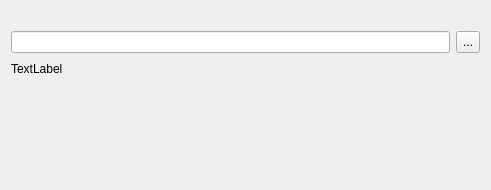
<?xml version="1.0" encoding="UTF-8"?>
<ui version="4.0">
 <class>TargetWidget</class>
 <widget class="QWidget" name="TargetWidget">
  <property name="geometry">
   <rect>
    <x>0</x>
    <y>0</y>
    <width>491</width>
    <height>190</height>
   </rect>
  </property>
  <property name="sizePolicy">
   <sizepolicy hsizetype="Preferred" vsizetype="Preferred">
    <horstretch>0</horstretch>
    <verstretch>0</verstretch>
   </sizepolicy>
  </property>
  <property name="minimumSize">
   <size>
    <width>491</width>
    <height>190</height>
   </size>
  </property>
  <property name="windowTitle">
   <string>Form</string>
  </property>
  <layout class="QVBoxLayout" name="verticalLayout">
   <item>
    <widget class="QLabel" name="description">
     <property name="text">
      <string/>
     </property>
    </widget>
   </item>
   <item>
    <layout class="QHBoxLayout" name="horizontalLayout">
     <item>
      <widget class="QLineEdit" name="targetDirectory">
       <property name="readOnly">
        <bool>true</bool>
       </property>
      </widget>
     </item>
     <item>
      <widget class="QToolButton" name="targetChooser">
       <property name="sizePolicy">
        <sizepolicy hsizetype="Fixed" vsizetype="Preferred">
         <horstretch>0</horstretch>
         <verstretch>0</verstretch>
        </sizepolicy>
       </property>
       <property name="minimumSize">
        <size>
         <width>0</width>
         <height>0</height>
        </size>
       </property>
       <property name="text">
        <string>...</string>
       </property>
      </widget>
     </item>
    </layout>
   </item>
   <item>
    <layout class="QHBoxLayout" name="horizontalLayout_2">
     <property name="topMargin">
      <number>0</number>
     </property>
     <item>
      <widget class="QLabel" name="warning">
       <property name="enabled">
        <bool>true</bool>
       </property>
       <property name="text">
        <string>TextLabel</string>
       </property>
      </widget>
     </item>
     <item>
      <spacer name="horizontalSpacer">
       <property name="orientation">
        <enum>Qt::Horizontal</enum>
       </property>
       <property name="sizeHint" stdset="0">
        <size>
         <width>40</width>
         <height>20</height>
        </size>
       </property>
      </spacer>
     </item>
    </layout>
   </item>
   <item>
    <spacer name="verticalSpacer">
     <property name="orientation">
      <enum>Qt::Vertical</enum>
     </property>
     <property name="sizeHint" stdset="0">
      <size>
       <width>20</width>
       <height>122</height>
      </size>
     </property>
    </spacer>
   </item>
  </layout>
 </widget>
 <resources/>
 <connections/>
</ui>
